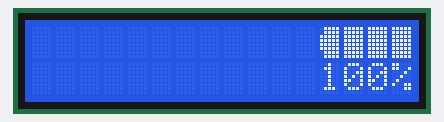
The sketch below on a simulated Arduino Uno, built with avr-gcc and run on an emulated ATmega328P. Shown: 16×2 character LCD.

Above: at 0.1 s.
At 1.1 s:
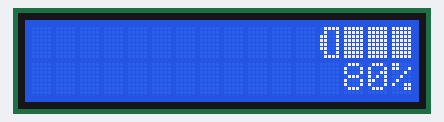
At 2.1 s:
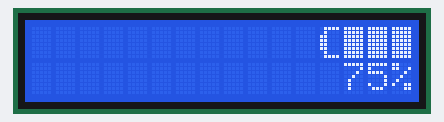
At 5.1 s:
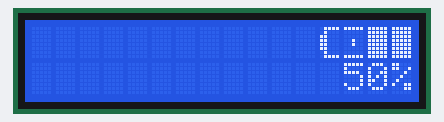
At 8.2 s:
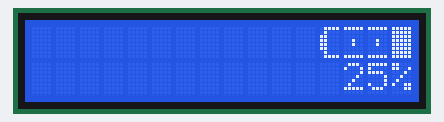
At 11.2 s:
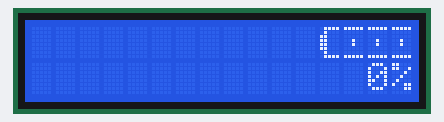

The sketch:

008.lcd_bateria.ino
```cpp
#include <LiquidCrystal.h>

//LCD
int RS = 13;
int E = 12;
int DB4 = 11;
int DB5 = 10;
int DB6 = 9;
int DB7 = 8;

LiquidCrystal lcd(RS, E, DB4, DB5, DB6, DB7);

//BATERIA
byte BatPos2[] = { B01111, B01111, B11111, B11111, B11111, B11111, B01111, B01111};
byte BatPos1[] = { B01111, B01001, B11001, B11001, B11001, B11001, B01001, B01111};
byte BatPos0[] = { B01111, B01000, B11000, B11000, B11000, B11000, B01000, B01111};
//byte BatMeio2[] = { B11111, B00000, B00000, B00000, B00000, B00000, B00000, B11111};
byte BatMeio2[] = { B11111, B00000, B00000, B00100, B00100, B00000, B00000, B11111};
byte BatMeio3[] = { B11111, B11111, B11111, B11111, B11111, B11111, B11111, B11111};
byte BatMeio4[] = { B11111, B00111, B00111, B00111, B00111, B00111, B00111, B11111};
byte BatNeg0[] = { B11111, B00001, B00001, B00001, B00001, B00001, B00001, B11111};

//CHAR
byte customChar[] = { B11100, B01000, B01000, B00010, B00111, B10010, B10000, B11000};

void setup() {
  // set up the LCD's number of columns and rows:
  lcd.begin(16, 2);

  lcd.createChar(1, BatPos2);
  lcd.createChar(2, BatPos1);
  lcd.createChar(3, BatPos0);
  lcd.createChar(4, BatMeio2);
  lcd.createChar(5, BatMeio3);
  lcd.createChar(6, BatMeio4);
  lcd.createChar(7, BatNeg0);

}

void loop() {
  Bat100(12,0);
  lcd.setCursor(12,1);
  lcd.write("100%");

  delay(1000);

  Bat80(12,0);
  lcd.setCursor(12,1);
  lcd.write(" 80%");

  delay(1000);

  Bat75(12,0);
  lcd.setCursor(12,1);
  lcd.write(" 75%");

  delay(1000);

  Bat60(12,0);
  lcd.setCursor(12,1);
  lcd.write(" 60%");

  delay(1000);

  Bat55(12,0);
  lcd.setCursor(12,1);
  lcd.write(" 55%");

  delay(1000);

  Bat50(12,0);
  lcd.setCursor(12,1);
  lcd.write(" 50%");

  delay(1000);

  Bat40(12,0);
  lcd.setCursor(12,1);
  lcd.write(" 40%");

  delay(1000);

  Bat30(12,0);
  lcd.setCursor(12,1);
  lcd.write(" 30%");

  delay(1000);

  Bat25(12,0);
  lcd.setCursor(12,1);
  lcd.write(" 25%");

  delay(1000);

  Bat10(12,0);
  lcd.setCursor(12,1);
  lcd.write(" 10%");

  delay(1000);

  Bat5(12,0);
  lcd.setCursor(12,1);
  lcd.write("  5%");

  delay(1000);

  Bat0(12,0);
  lcd.setCursor(12,1);
  lcd.write("  0%");

  delay(1000);

}

void Bat100(int coluna, int linha){
  lcd.home();
  lcd.setCursor(coluna,linha);
  lcd.write(byte(1));

  lcd.setCursor(coluna+1,linha);
  lcd.write(byte(5));

  lcd.setCursor(coluna+2,linha);
  lcd.write(byte(5));

  lcd.setCursor(coluna+3,linha);
  lcd.write(byte(5));
}

void Bat80(int coluna, int linha){
  lcd.home();
  lcd.setCursor(coluna,linha);
  lcd.write(byte(2));

  lcd.setCursor(coluna+1,linha);
  lcd.write(byte(5));

  lcd.setCursor(coluna+2,linha);
  lcd.write(byte(5));

  lcd.setCursor(coluna+3,linha);
  lcd.write(byte(5));
}

void Bat75(int coluna, int linha){
  lcd.home();
  lcd.setCursor(coluna,linha);
  lcd.write(byte(3));

  lcd.setCursor(coluna+1,linha);
  lcd.write(byte(5));

  lcd.setCursor(coluna+2,linha);
  lcd.write(byte(5));

  lcd.setCursor(coluna+3,linha);
  lcd.write(byte(5));
}

void Bat60(int coluna, int linha){
  lcd.home();
  lcd.setCursor(coluna,linha);
  lcd.write(byte(3));

  lcd.setCursor(coluna+1,linha);
  lcd.write(byte(6));

  lcd.setCursor(coluna+2,linha);
  lcd.write(byte(5));

  lcd.setCursor(coluna+3,linha);
  lcd.write(byte(5));
}

void Bat55(int coluna, int linha){
  lcd.home();
  lcd.setCursor(coluna,linha);
  lcd.write(byte(3));

  lcd.setCursor(coluna+1,linha);
  lcd.write(byte(7));

  lcd.setCursor(coluna+2,linha);
  lcd.write(byte(5));

  lcd.setCursor(coluna+3,linha);
  lcd.write(byte(5));
}

void Bat50(int coluna, int linha){
  lcd.home();
  lcd.setCursor(coluna,linha);
  lcd.write(byte(3));

  lcd.setCursor(coluna+1,linha);
  lcd.write(byte(4));

  lcd.setCursor(coluna+2,linha);
  lcd.write(byte(5));

  lcd.setCursor(coluna+3,linha);
  lcd.write(byte(5));
}

void Bat40(int coluna, int linha){
  lcd.home();
  lcd.setCursor(coluna,linha);
  lcd.write(byte(3));

  lcd.setCursor(coluna+1,linha);
  lcd.write(byte(4));

  lcd.setCursor(coluna+2,linha);
  lcd.write(byte(6));

  lcd.setCursor(coluna+3,linha);
  lcd.write(byte(5));
}

void Bat30(int coluna, int linha){
  lcd.home();
  lcd.setCursor(coluna,linha);
  lcd.write(byte(3));

  lcd.setCursor(coluna+1,linha);
  lcd.write(byte(4));

  lcd.setCursor(coluna+2,linha);
  lcd.write(byte(7));

  lcd.setCursor(coluna+3,linha);
  lcd.write(byte(5));
}

void Bat25(int coluna, int linha){
  lcd.home();
  lcd.setCursor(coluna,linha);
  lcd.write(byte(3));

  lcd.setCursor(coluna+1,linha);
  lcd.write(byte(4));

  lcd.setCursor(coluna+2,linha);
  lcd.write(byte(4));

  lcd.setCursor(coluna+3,linha);
  lcd.write(byte(5));
}

void Bat10(int coluna, int linha){
  lcd.home();
  lcd.setCursor(coluna,linha);
  lcd.write(byte(3));

  lcd.setCursor(coluna+1,linha);
  lcd.write(byte(4));

  lcd.setCursor(coluna+2,linha);
  lcd.write(byte(4));

  lcd.setCursor(coluna+3,linha);
  lcd.write(byte(6));
}

void Bat5(int coluna, int linha){
  lcd.home();
  lcd.setCursor(coluna,linha);
  lcd.write(byte(3));

  lcd.setCursor(coluna+1,linha);
  lcd.write(byte(4));

  lcd.setCursor(coluna+2,linha);
  lcd.write(byte(4));

  lcd.setCursor(coluna+3,linha);
  lcd.write(byte(7));
}

void Bat0(int coluna, int linha){
  lcd.home();
  lcd.setCursor(coluna,linha);
  lcd.write(byte(3));

  lcd.setCursor(coluna+1,linha);
  lcd.write(byte(4));

  lcd.setCursor(coluna+2,linha);
  lcd.write(byte(4));

  lcd.setCursor(coluna+3,linha);
  lcd.write(byte(4));
}
```

Measured:
- by itself, everything shown: repeats every 12.0 s, in 12 steps
- what the display in image 1 shows lasts 1.0 s, from 1.1 s to 2.1 s
